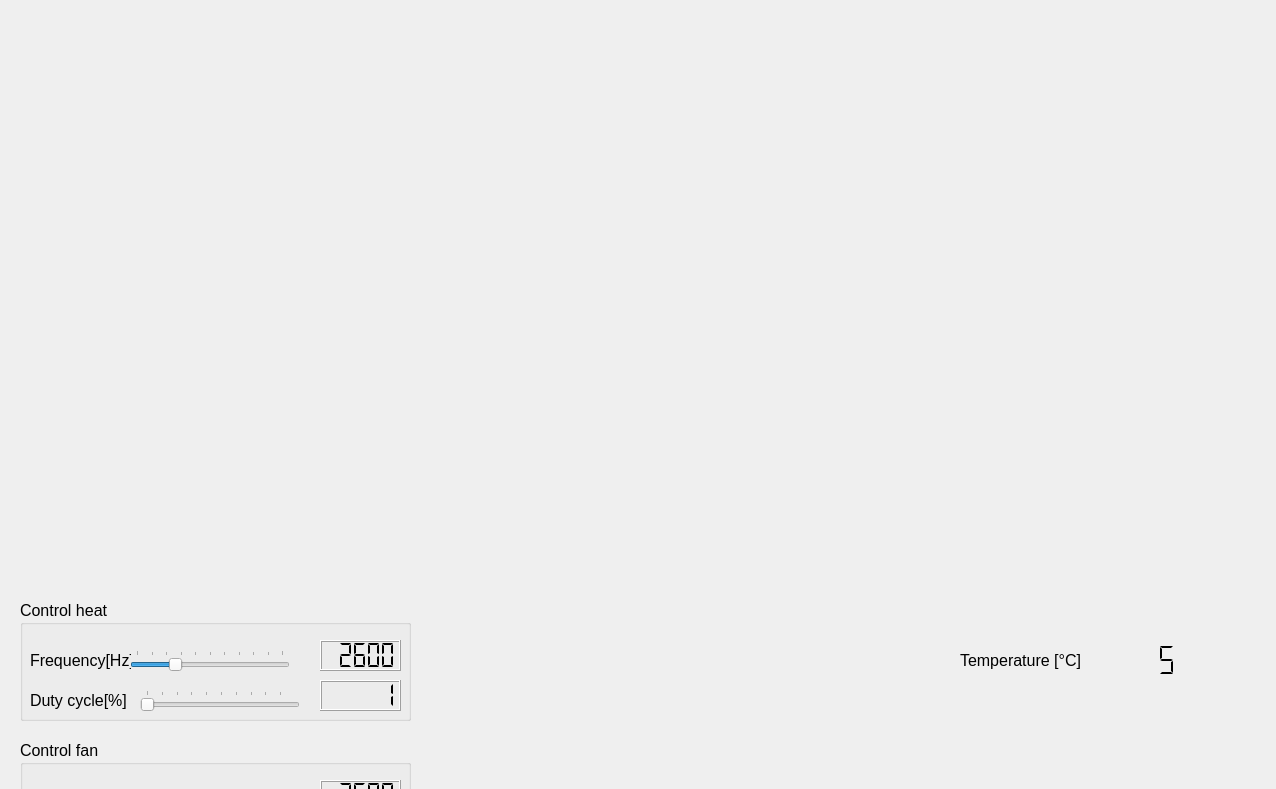
<?xml version="1.0" encoding="UTF-8"?>
<ui version="4.0">
 <class>dialog</class>
 <widget class="QDialog" name="dialog">
  <property name="windowModality">
   <enum>Qt::WindowModal</enum>
  </property>
  <property name="enabled">
   <bool>true</bool>
  </property>
  <property name="geometry">
   <rect>
    <x>0</x>
    <y>0</y>
    <width>1276</width>
    <height>789</height>
   </rect>
  </property>
  <property name="windowTitle">
   <string>NI USB-6215 Temperature model control</string>
  </property>
  <widget class="QWidget" name="verticalLayoutWidget">
   <property name="geometry">
    <rect>
     <x>60</x>
     <y>40</y>
     <width>1121</width>
     <height>541</height>
    </rect>
   </property>
   <layout class="QVBoxLayout" name="Figure">
    <property name="spacing">
     <number>0</number>
    </property>
   </layout>
  </widget>
  <widget class="QLCDNumber" name="tempValue">
   <property name="geometry">
    <rect>
     <x>1090</x>
     <y>640</y>
     <width>91</width>
     <height>41</height>
    </rect>
   </property>
   <property name="font">
    <font>
     <family>Arial Black</family>
     <pointsize>14</pointsize>
     <weight>75</weight>
     <bold>true</bold>
    </font>
   </property>
   <property name="frameShape">
    <enum>QFrame::NoFrame</enum>
   </property>
   <property name="frameShadow">
    <enum>QFrame::Plain</enum>
   </property>
   <property name="smallDecimalPoint">
    <bool>false</bool>
   </property>
   <property name="segmentStyle">
    <enum>QLCDNumber::Flat</enum>
   </property>
   <property name="value" stdset="0">
    <double>5.000000000000000</double>
   </property>
   <property name="intValue" stdset="0">
    <number>5</number>
   </property>
  </widget>
  <widget class="QGroupBox" name="CtrlSpeed">
   <property name="geometry">
    <rect>
     <x>20</x>
     <y>740</y>
     <width>391</width>
     <height>121</height>
    </rect>
   </property>
   <property name="font">
    <font>
     <pointsize>12</pointsize>
    </font>
   </property>
   <property name="title">
    <string>Control fan</string>
   </property>
   <widget class="QSlider" name="freqSlider">
    <property name="geometry">
     <rect>
      <x>120</x>
      <y>50</y>
      <width>160</width>
      <height>22</height>
     </rect>
    </property>
    <property name="minimum">
     <number>1</number>
    </property>
    <property name="maximum">
     <number>10000</number>
    </property>
    <property name="singleStep">
     <number>10</number>
    </property>
    <property name="value">
     <number>2600</number>
    </property>
    <property name="orientation">
     <enum>Qt::Horizontal</enum>
    </property>
    <property name="tickPosition">
     <enum>QSlider::TicksAbove</enum>
    </property>
    <property name="tickInterval">
     <number>1000</number>
    </property>
   </widget>
   <widget class="QSlider" name="dutySlider">
    <property name="geometry">
     <rect>
      <x>120</x>
      <y>90</y>
      <width>160</width>
      <height>22</height>
     </rect>
    </property>
    <property name="minimum">
     <number>1</number>
    </property>
    <property name="maximum">
     <number>99</number>
    </property>
    <property name="singleStep">
     <number>1</number>
    </property>
    <property name="value">
     <number>1</number>
    </property>
    <property name="orientation">
     <enum>Qt::Horizontal</enum>
    </property>
    <property name="tickPosition">
     <enum>QSlider::TicksAbove</enum>
    </property>
    <property name="tickInterval">
     <number>10</number>
    </property>
   </widget>
   <widget class="QLabel" name="label">
    <property name="geometry">
     <rect>
      <x>10</x>
      <y>50</y>
      <width>101</width>
      <height>21</height>
     </rect>
    </property>
    <property name="text">
     <string>Frequency[Hz]</string>
    </property>
   </widget>
   <widget class="QLabel" name="label_2">
    <property name="geometry">
     <rect>
      <x>10</x>
      <y>90</y>
      <width>101</width>
      <height>21</height>
     </rect>
    </property>
    <property name="text">
     <string>Duty cycle[%]</string>
    </property>
   </widget>
   <widget class="QLCDNumber" name="freqLCD">
    <property name="geometry">
     <rect>
      <x>300</x>
      <y>40</y>
      <width>81</width>
      <height>31</height>
     </rect>
    </property>
    <property name="font">
     <font>
      <family>Arial Black</family>
      <weight>75</weight>
      <bold>true</bold>
     </font>
    </property>
    <property name="smallDecimalPoint">
     <bool>false</bool>
    </property>
    <property name="segmentStyle">
     <enum>QLCDNumber::Flat</enum>
    </property>
    <property name="value" stdset="0">
     <double>2600.000000000000000</double>
    </property>
    <property name="intValue" stdset="0">
     <number>2600</number>
    </property>
   </widget>
   <widget class="QLCDNumber" name="dutyLCD">
    <property name="geometry">
     <rect>
      <x>300</x>
      <y>80</y>
      <width>81</width>
      <height>31</height>
     </rect>
    </property>
    <property name="font">
     <font>
      <family>Arial Black</family>
      <weight>75</weight>
      <bold>true</bold>
     </font>
    </property>
    <property name="smallDecimalPoint">
     <bool>false</bool>
    </property>
    <property name="segmentStyle">
     <enum>QLCDNumber::Flat</enum>
    </property>
    <property name="value" stdset="0">
     <double>1.000000000000000</double>
    </property>
    <property name="intValue" stdset="0">
     <number>1</number>
    </property>
   </widget>
  </widget>
  <widget class="QLabel" name="label_3">
   <property name="geometry">
    <rect>
     <x>960</x>
     <y>650</y>
     <width>141</width>
     <height>21</height>
    </rect>
   </property>
   <property name="font">
    <font>
     <pointsize>12</pointsize>
    </font>
   </property>
   <property name="text">
    <string>Temperature [°C]</string>
   </property>
  </widget>
  <widget class="QGroupBox" name="CtrlHead">
   <property name="geometry">
    <rect>
     <x>20</x>
     <y>600</y>
     <width>391</width>
     <height>121</height>
    </rect>
   </property>
   <property name="font">
    <font>
     <pointsize>12</pointsize>
    </font>
   </property>
   <property name="title">
    <string>Control heat</string>
   </property>
   <widget class="QSlider" name="freqSlider2">
    <property name="geometry">
     <rect>
      <x>110</x>
      <y>50</y>
      <width>160</width>
      <height>22</height>
     </rect>
    </property>
    <property name="minimum">
     <number>1</number>
    </property>
    <property name="maximum">
     <number>10000</number>
    </property>
    <property name="singleStep">
     <number>10</number>
    </property>
    <property name="value">
     <number>2600</number>
    </property>
    <property name="orientation">
     <enum>Qt::Horizontal</enum>
    </property>
    <property name="tickPosition">
     <enum>QSlider::TicksAbove</enum>
    </property>
    <property name="tickInterval">
     <number>1000</number>
    </property>
   </widget>
   <widget class="QSlider" name="dutySlider2">
    <property name="geometry">
     <rect>
      <x>120</x>
      <y>90</y>
      <width>160</width>
      <height>22</height>
     </rect>
    </property>
    <property name="minimum">
     <number>1</number>
    </property>
    <property name="maximum">
     <number>99</number>
    </property>
    <property name="singleStep">
     <number>1</number>
    </property>
    <property name="value">
     <number>1</number>
    </property>
    <property name="orientation">
     <enum>Qt::Horizontal</enum>
    </property>
    <property name="tickPosition">
     <enum>QSlider::TicksAbove</enum>
    </property>
    <property name="tickInterval">
     <number>10</number>
    </property>
   </widget>
   <widget class="QLabel" name="label_4">
    <property name="geometry">
     <rect>
      <x>10</x>
      <y>50</y>
      <width>101</width>
      <height>21</height>
     </rect>
    </property>
    <property name="text">
     <string>Frequency[Hz]</string>
    </property>
   </widget>
   <widget class="QLabel" name="label_5">
    <property name="geometry">
     <rect>
      <x>10</x>
      <y>90</y>
      <width>101</width>
      <height>21</height>
     </rect>
    </property>
    <property name="text">
     <string>Duty cycle[%]</string>
    </property>
   </widget>
   <widget class="QLCDNumber" name="freqLCD2">
    <property name="geometry">
     <rect>
      <x>300</x>
      <y>40</y>
      <width>81</width>
      <height>31</height>
     </rect>
    </property>
    <property name="font">
     <font>
      <family>Arial Black</family>
      <weight>75</weight>
      <bold>true</bold>
     </font>
    </property>
    <property name="smallDecimalPoint">
     <bool>false</bool>
    </property>
    <property name="segmentStyle">
     <enum>QLCDNumber::Flat</enum>
    </property>
    <property name="value" stdset="0">
     <double>2600.000000000000000</double>
    </property>
    <property name="intValue" stdset="0">
     <number>2600</number>
    </property>
   </widget>
   <widget class="QLCDNumber" name="dutyLCD2">
    <property name="geometry">
     <rect>
      <x>300</x>
      <y>80</y>
      <width>81</width>
      <height>31</height>
     </rect>
    </property>
    <property name="font">
     <font>
      <family>Arial Black</family>
      <weight>75</weight>
      <bold>true</bold>
     </font>
    </property>
    <property name="smallDecimalPoint">
     <bool>false</bool>
    </property>
    <property name="segmentStyle">
     <enum>QLCDNumber::Flat</enum>
    </property>
    <property name="value" stdset="0">
     <double>1.000000000000000</double>
    </property>
    <property name="intValue" stdset="0">
     <number>1</number>
    </property>
   </widget>
  </widget>
 </widget>
 <resources/>
 <connections/>
</ui>
